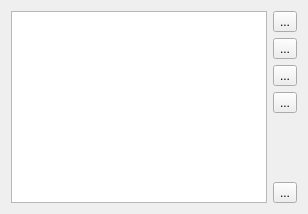
       <widget class="QWidget" name="brkTab">
        <attribute name="icon">
         <iconset resource="../xpeccy.qrc">
          <normaloff>:/images/stop.png</normaloff>:/images/stop.png</iconset>
        </attribute>
        <attribute name="title">
         <string/>
        </attribute>
        <attribute name="toolTip">
         <string>Breakpoints</string>
        </attribute>
        <layout class="QHBoxLayout" name="horizontalLayout_2">
         <item>
          <widget class="xBreakTable" name="bpList">
           <property name="editTriggers">
            <set>QAbstractItemView::NoEditTriggers</set>
           </property>
           <property name="alternatingRowColors">
            <bool>true</bool>
           </property>
           <property name="selectionBehavior">
            <enum>QAbstractItemView::SelectRows</enum>
           </property>
           <property name="showGrid">
            <bool>false</bool>
           </property>
           <property name="sortingEnabled">
            <bool>true</bool>
           </property>
           <attribute name="horizontalHeaderShowSortIndicator" stdset="0">
            <bool>false</bool>
           </attribute>
           <attribute name="horizontalHeaderStretchLastSection">
            <bool>true</bool>
           </attribute>
           <attribute name="verticalHeaderVisible">
            <bool>false</bool>
           </attribute>
           <attribute name="verticalHeaderMinimumSectionSize">
            <number>17</number>
           </attribute>
           <attribute name="verticalHeaderDefaultSectionSize">
            <number>17</number>
           </attribute>
          </widget>
         </item>
         <item>
          <layout class="QVBoxLayout" name="verticalLayout">
           <item>
            <widget class="QToolButton" name="tbAddBrk">
             <property name="text">
              <string>...</string>
             </property>
             <property name="icon">
              <iconset resource="../xpeccy.qrc">
               <normaloff>:/images/add.png</normaloff>:/images/add.png</iconset>
             </property>
            </widget>
           </item>
           <item>
            <widget class="QToolButton" name="tbEditBrk">
             <property name="text">
              <string>...</string>
             </property>
             <property name="icon">
              <iconset resource="../xpeccy.qrc">
               <normaloff>:/images/edit.png</normaloff>:/images/edit.png</iconset>
             </property>
            </widget>
           </item>
           <item>
            <widget class="QToolButton" name="tbBrkOpen">
             <property name="text">
              <string>...</string>
             </property>
             <property name="icon">
              <iconset resource="../xpeccy.qrc">
               <normaloff>:/images/fileopen.png</normaloff>:/images/fileopen.png</iconset>
             </property>
            </widget>
           </item>
           <item>
            <widget class="QToolButton" name="tbBrkSave">
             <property name="text">
              <string>...</string>
             </property>
             <property name="icon">
              <iconset resource="../xpeccy.qrc">
               <normaloff>:/images/floppy.png</normaloff>:/images/floppy.png</iconset>
             </property>
            </widget>
           </item>
           <item>
            <spacer name="verticalSpacer_2">
             <property name="orientation">
              <enum>Qt::Vertical</enum>
             </property>
             <property name="sizeHint" stdset="0">
              <size>
               <width>20</width>
               <height>40</height>
              </size>
             </property>
            </spacer>
           </item>
           <item>
            <widget class="QToolButton" name="tbDelBrk">
             <property name="text">
              <string>...</string>
             </property>
             <property name="icon">
              <iconset resource="../xpeccy.qrc">
               <normaloff>:/images/cancel.png</normaloff>:/images/cancel.png</iconset>
             </property>
            </widget>
           </item>
          </layout>
         </item>
        </layout>
       </widget>
